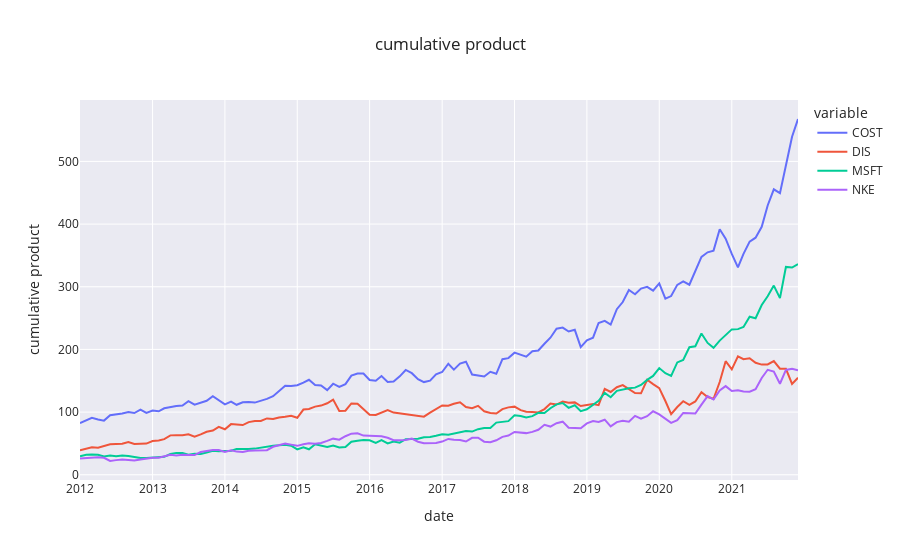

The notebook cell this image was saved under:
### Code cell
plot(spy_cumulative_product, 'date', 'cumulative product', 'cumulative product')
